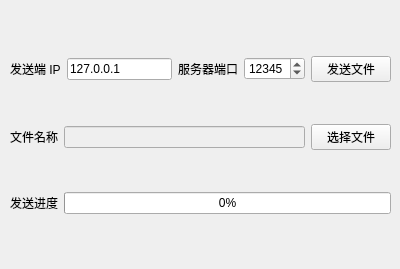
<?xml version="1.0" encoding="UTF-8"?>
<ui version="4.0">
 <class>Clinet</class>
 <widget class="QWidget" name="Clinet">
  <property name="geometry">
   <rect>
    <x>0</x>
    <y>0</y>
    <width>400</width>
    <height>269</height>
   </rect>
  </property>
  <property name="windowTitle">
   <string>阿狸的传输工具(发送方)</string>
  </property>
  <property name="windowIcon">
   <iconset resource="images.qrc">
    <normaloff>:/9040497_lightning_icon.ico</normaloff>:/9040497_lightning_icon.ico</iconset>
  </property>
  <widget class="QWidget" name="layoutWidget">
   <property name="geometry">
    <rect>
     <x>10</x>
     <y>20</y>
     <width>381</width>
     <height>231</height>
    </rect>
   </property>
   <layout class="QVBoxLayout" name="verticalLayout">
    <item>
     <layout class="QHBoxLayout" name="horizontalLayout">
      <item>
       <widget class="QLabel" name="label">
        <property name="text">
         <string>发送端 IP</string>
        </property>
       </widget>
      </item>
      <item>
       <widget class="QLineEdit" name="lineEditClinetIP">
        <property name="text">
         <string>127.0.0.1</string>
        </property>
       </widget>
      </item>
      <item>
       <widget class="QLabel" name="label_2">
        <property name="text">
         <string>服务器端口</string>
        </property>
       </widget>
      </item>
      <item>
       <widget class="QSpinBox" name="spinBoxClientPort">
        <property name="minimum">
         <number>1024</number>
        </property>
        <property name="maximum">
         <number>88888</number>
        </property>
        <property name="value">
         <number>12345</number>
        </property>
       </widget>
      </item>
      <item>
       <widget class="QPushButton" name="pushButtonSendFile">
        <property name="text">
         <string>发送文件</string>
        </property>
       </widget>
      </item>
     </layout>
    </item>
    <item>
     <layout class="QHBoxLayout" name="horizontalLayout_2">
      <item>
       <widget class="QLabel" name="label_3">
        <property name="text">
         <string>文件名称</string>
        </property>
       </widget>
      </item>
      <item>
       <widget class="QLineEdit" name="lineEditSendFile">
        <property name="enabled">
         <bool>false</bool>
        </property>
       </widget>
      </item>
      <item>
       <widget class="QPushButton" name="pushButtonSelectFile">
        <property name="text">
         <string>选择文件</string>
        </property>
       </widget>
      </item>
     </layout>
    </item>
    <item>
     <layout class="QHBoxLayout" name="horizontalLayout_3">
      <item>
       <widget class="QLabel" name="label_5">
        <property name="text">
         <string>发送进度</string>
        </property>
       </widget>
      </item>
      <item>
       <widget class="QProgressBar" name="progressBarSendProgress">
        <property name="value">
         <number>0</number>
        </property>
       </widget>
      </item>
     </layout>
    </item>
   </layout>
  </widget>
 </widget>
 <resources>
  <include location="images.qrc"/>
 </resources>
 <connections/>
</ui>
